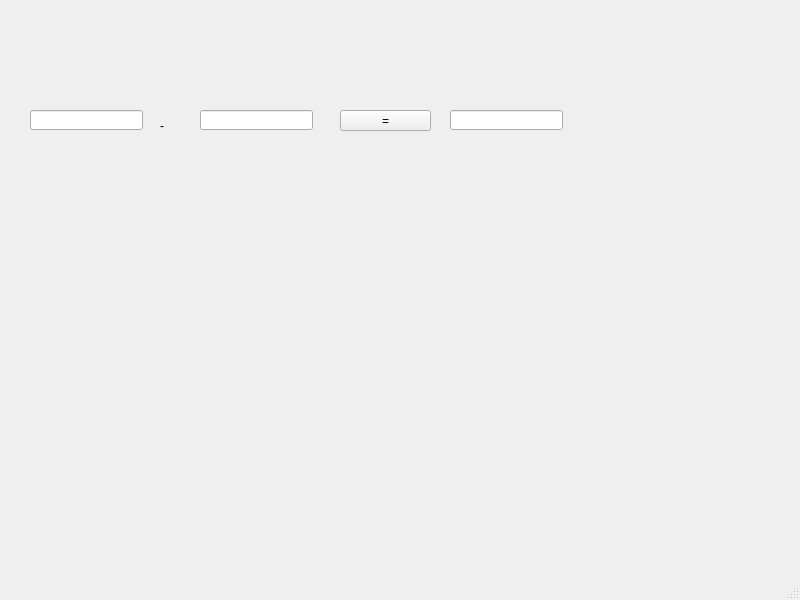
<?xml version="1.0" encoding="UTF-8"?>
<ui version="4.0">
 <class>MainWindow</class>
 <widget class="QMainWindow" name="MainWindow">
  <property name="geometry">
   <rect>
    <x>0</x>
    <y>0</y>
    <width>800</width>
    <height>600</height>
   </rect>
  </property>
  <property name="windowTitle">
   <string>MainWindow</string>
  </property>
  <widget class="QWidget" name="centralwidget">
   <widget class="QLabel" name="lbl">
    <property name="geometry">
     <rect>
      <x>160</x>
      <y>110</y>
      <width>16</width>
      <height>31</height>
     </rect>
    </property>
    <property name="text">
     <string>-</string>
    </property>
   </widget>
   <widget class="QPushButton" name="pb">
    <property name="geometry">
     <rect>
      <x>340</x>
      <y>110</y>
      <width>91</width>
      <height>21</height>
     </rect>
    </property>
    <property name="text">
     <string>=</string>
    </property>
   </widget>
   <widget class="QLineEdit" name="le1">
    <property name="geometry">
     <rect>
      <x>30</x>
      <y>110</y>
      <width>113</width>
      <height>20</height>
     </rect>
    </property>
   </widget>
   <widget class="QLineEdit" name="le2">
    <property name="geometry">
     <rect>
      <x>200</x>
      <y>110</y>
      <width>113</width>
      <height>20</height>
     </rect>
    </property>
   </widget>
   <widget class="QLineEdit" name="le3">
    <property name="geometry">
     <rect>
      <x>450</x>
      <y>110</y>
      <width>113</width>
      <height>20</height>
     </rect>
    </property>
   </widget>
  </widget>
  <widget class="QMenuBar" name="menubar">
   <property name="geometry">
    <rect>
     <x>0</x>
     <y>0</y>
     <width>800</width>
     <height>21</height>
    </rect>
   </property>
  </widget>
  <widget class="QStatusBar" name="statusbar"/>
 </widget>
 <resources/>
 <connections/>
</ui>
